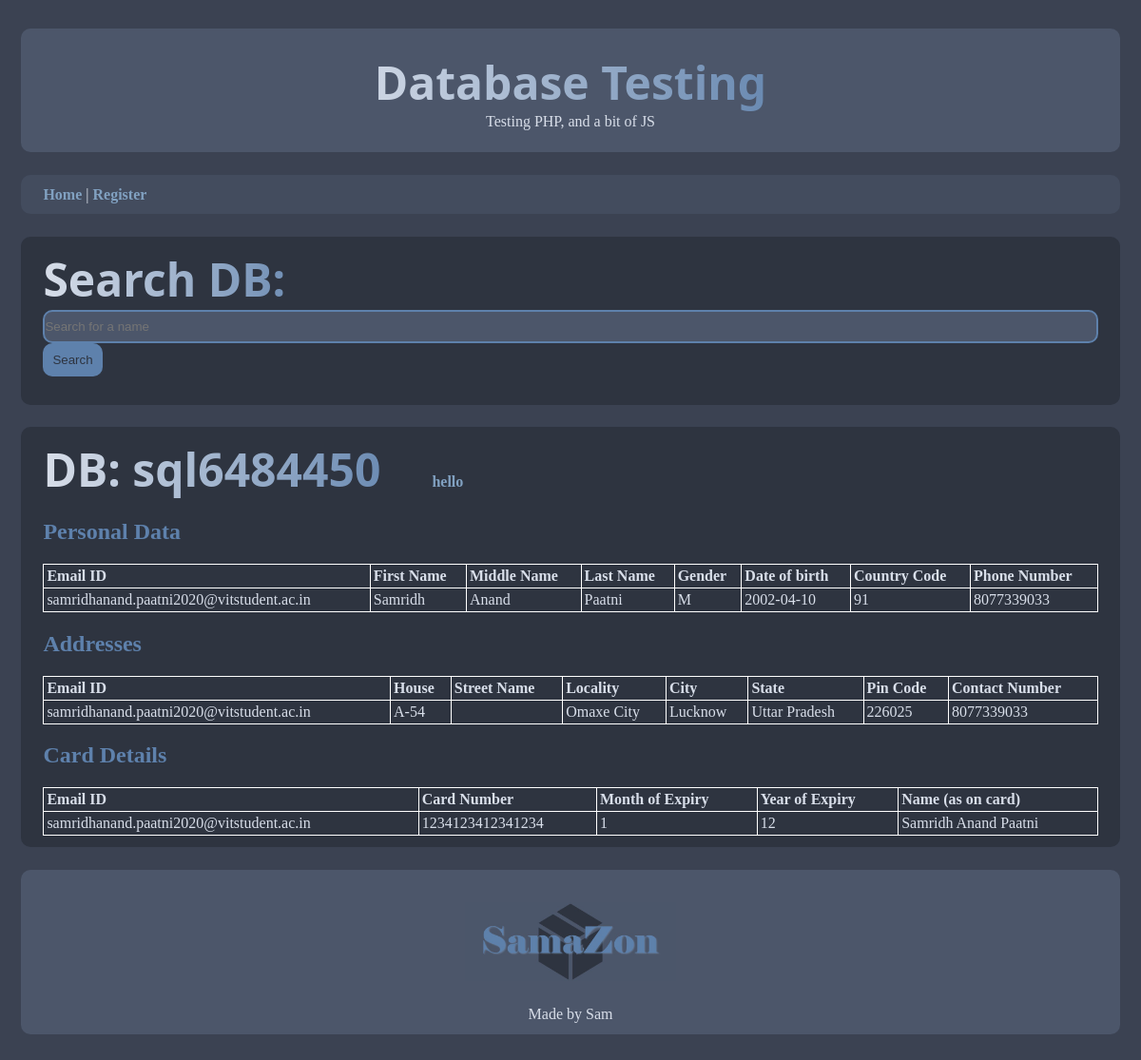
Page /test.php on the committed database.
### tables this page shows
CREATE TABLE PersonalDetails(
    email_id varchar(264) NOT NULL,
    country_code bigint(2) NOT NULL,
    phone_no bigint(10) NOT NULL,
    first_name varchar(264) NOT NULL,
    middle_name varchar(264),
    last_name varchar(264) NOT NULL,
    date_of_birth date NOT NULL,
    gender enum('M', 'F', 'X') NOT NULL,
    password varchar(64) NOT NULL,
    PRIMARY KEY (email_id)
);

CREATE TABLE Address(
    serial_no bigint(16) NOT NULL AUTO_INCREMENT,
    email_id varchar(264) NOT NULL,
    house varchar(264) NOT NULL,
    street_name varchar(264),
    locality varchar(264),
    city varchar(264) NOT NULL,
    state varchar(264) NOT NULL,
    pin_code bigint(6) NOT NULL,
    contact_no bigint(12) NOT NULL,
    FOREIGN KEY (email_id) REFERENCES PersonalDetails(email_id) ON DELETE CASCADE,
    PRIMARY KEY (serial_no)
);

CREATE TABLE CardDetails(
    serial_no bigint(16) NOT NULL AUTO_INCREMENT,
    email_id varchar(264) NOT NULL,
    card_no bigint(16) NOT NULL,
    expiry_month bigint(2) NOT NULL,
    expiry_year bigint(2) NOT NULL,
    name_as_on_card varchar(264) NOT NULL,
    FOREIGN KEY (email_id) REFERENCES PersonalDetails(email_id) ON DELETE CASCADE,
    PRIMARY KEY (serial_no)
);

### test.php (the view, shortened to what this page needs)
<!DOCTYPE html>
<html>
<head>
    <link rel="stylesheet" href="samazon.css">
</head>
<?php
        $server_name = 'sql6.freemysqlhosting.net';
        $user_name = 'sql6484450';
        $user_password = '76FIzvkBGF';
        $db_name = 'sql6484450';
        $con = mysqli_connect($server_name, $user_name, $user_password, $db_name);
?>
<body>
    <header class="layout-box">
        <span class="slogan">
        </span> <br>
        Testing PHP, and a bit of JS
    </header>
    <nav class="top layout-box">
        <a class="navlink" href="index.php"> Home </a> |
        <a class="navlink" href="Register.html">Register</a>
    </nav>
    <section>
        <article class = "full layout-box">
            <span style="padding-left: 0px;" class="slogan slogan-heading"> Search DB: </span>
            <form method="get">
                <input name = "search-keyword" class = "text" type="search" placeholder="Search for a name">
                <button class = "button" name = "submit" type="submit"> Search </button>
            </form>
            <br>
        </article>
        <article class="full layout-box">
            <span style="padding-left: 0px;" class="slogan slogan-heading" id="jsdata"></span>
            <a href = "index.php">hello </a>
            <h2>Personal Data</h2>
            <table>
                <tr>
                    <th>Email ID</th>
                    <th>First Name</th>
                    <th>Middle Name</th>
                    <th>Last Name</th>
                    <th>Gender</th>
                    <th>Date of birth</th>
                    <th>Country Code</th>
                    <th>Phone Number</th>
                </tr>
                    <?php
                        $sql = "
                            SELECT
                                email_id,
                                first_name,
                                middle_name,
                                last_name,
                                gender,
                                date_of_birth,
                                country_code,
                                phone_no
                            FROM
                                PersonalDetails
                            ORDER BY
                                email_id;
                        ";
                        $result = mysqli_query($con, $sql);
                        for ($j = 0; $j < mysqli_num_rows($result); $j++) {
                            $row = mysqli_fetch_row($result);
                            echo '<tr>';
                            for ($i = 0; $i < sizeof($row); $i++) {
                                $attribute = $row[$i];
                                echo "<td>$attribute</td>";
                            }
                            echo '</tr>';
                        }
                    ?>
            </table>
            <h2>Addresses</h2>
            <table>
                <tr>
                    <th>Email ID</th>
                    <th>House</th>
                    <th>Street Name</th>
                    <th>Locality</th>
                    <th>City</th>
                    <th>State</th>
                    <th>Pin Code</th>
                    <th>Contact Number</th>
                    <?php
                        $sql = "
                            SELECT
                                email_id,
                                house,
                                street_name,
                                locality,
                                city,
                                state,
                                pin_code,
                                contact_no
                            FROM
                                Address
                            ORDER BY
                                email_id;
                        ";
                        $result = mysqli_query($con, $sql);
                        for ($j = 0; $j < mysqli_num_rows($result); $j++) {
                            $row = mysqli_fetch_row($result);
                            echo '<tr>';
                            for ($i = 0; $i < sizeof($row); $i++) {
                                $attribute = $row[$i];
                                echo "<td>$attribute</td>";
                            }
                            echo '</tr>';
                        }
                    ?>
            </table>
            <h2>Card Details</h2>
            <table>
                <tr>
                    <th>Email ID</th>
                    <th>Card Number</th>
                    <th>Month of Expiry</th>
                    <th>Year of Expiry</th>
                    <th>Name (as on card)</th>
                </tr>
                    <?php
                        $sql = "
                            SELECT
                                email_id,
                                card_no,
                                expiry_month,
                                expiry_year,
                                name_as_on_card
                            FROM
                                CardDetails
                            ORDER BY
                                email_id;
                        ";
                        $result = mysqli_query($con, $sql);
                        for ($j = 0; $j < mysqli_num_rows($result); $j++) {
                            $row = mysqli_fetch_row($result);
                            echo '<tr>';
                            for ($i = 0; $i < sizeof($row); $i++) {
                                $attribute = $row[$i];
                                echo "<td>$attribute</td>";
                            }
                            echo '</tr>';
                        }
                    ?>
            </table>
        </article>
    </section>
    <footer class="layout-box">
        <a href="index.php"><img src="images/logo2.jpg" class="smallimage"></a><br> Made by Sam
    </footer>
</body>
</html>

### samazon.css (style rules this page uses)
h1, h2, h3, h4, h5, h6, .slogan-heading { color: #5e81ac; }
html { font-family: Verdana; scroll-behavior: smooth; }
body { background: #3b4252; color: #d8dee9; margin: 30px 10px; border: 0%; padding: 0%; }
.smallimage { width: 20%; margin: 2% 2%; align-self: center; z-index: 0; }
.slogan { text-align: center; padding: 50px; font-family: 'Segoe UI'; font-size: xxx-large; font-weight: bold; background-image: linear-gradient(90deg, #d8dee9, #5e81ac); -webkit-background-clip: text; background-clip: text; color: transparent; }
.text { background-color: #4c566a; height: 35px; margin: 0%; padding: 0%; width: 100%; color: #d8dee9; border-style: solid; border-color: #5e81ac; border-radius: 10px; }
button, input.button { background-color: #5e81ac; border: #5e81ac; color: #2e3440; height: 35px; padding: 10px; border-radius: 10px; cursor: pointer; }
.layout-box { margin: 1% 1% 1% 1%; border-radius: 10px; }
header { border-radius: 10px; padding: 2% 2%; margin: 1% 1% 1% 1%; text-align: center; background: #4c566a; }
footer { border-radius: 10px; margin: 1% 1% 1% 1%; padding: 1% 2%; float: bottom; text-align: center; background: #4c566a; }
nav { margin: 1% 1% 1% 1%; border-radius: 10px; padding: 1% 2%; text-align: left; background: #434c5e; }
nav.top { margin-top: 2%; }
section { display: flex; flex-wrap: wrap; }
article { margin: 1% 1% 1% 1%; padding: 1% 2%; display: inline; border-radius: 10px; width: 68%; float: left; text-align: left; background: #2e3440; }
article.full { width: 100%; }
a:link { color: #81a1c1; text-decoration: none; font-weight: bold; }
table, th, td { border: 1px solid white; padding: 3px; border-collapse: collapse; word-break: break-all; }
table { width: 100%; }

### rows in the picture
personaldetails: email_id "samridhanand.paatni2020@vitstudent.ac.in", first_name "Samridh", middle_name "Anand", last_name "Paatni", gender "M", date_of_birth "2002-04-10", country_code "91", phone_no "8077339033"
address: email "samridhanand.paatni2020@vitstudent.ac.in", house "A-54", locality "Omaxe City", city "Lucknow", state "Uttar Pradesh", pin_code "226025", contact_no "8077339033"
carddetails: email "samridhanand.paatni2020@vitstudent.ac.in", card_no "1234123412341234", expiry_month "1", expiry_year "12", name_as_on_card "Samridh Anand Paatni"
